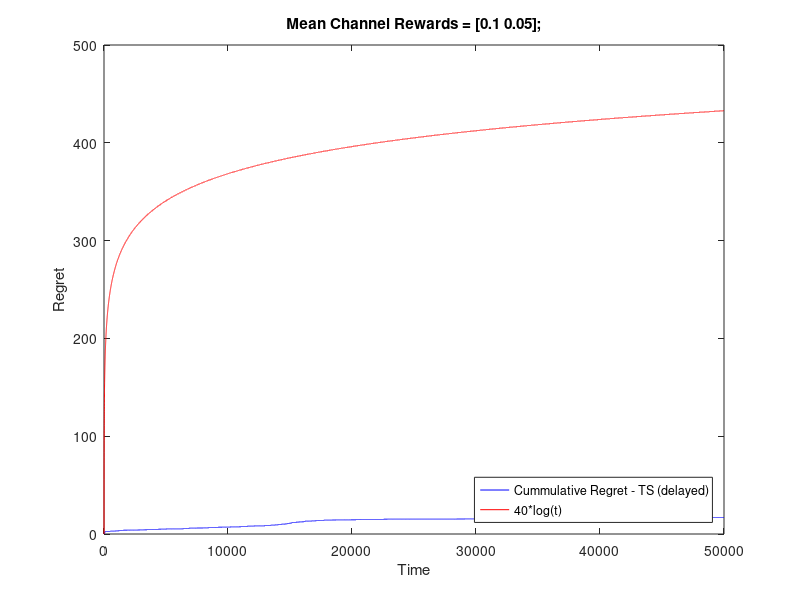

Write MATLAB code to recreate this figure.
%------------------------------------------------------------------------------
% Filename: TS.m
% 
% To simulate performance of a delayed-action Thompson Sampling policy for
% online learning in a multi-armed bandit setting.
%
% This code takes means of reward distributions of different arms (choices) of
% the multi-armed bandit and time horizon to evaluate the policy over.
% The policy is compared with a logarithmic regret bound.
%
% Reference: https://arxiv.org/abs/1505.00553
%
% Author: Naumaan Nayyar
%
% Date: April 4, 2015
%------------------------------------------------------------------------------

close all
clear all
clc

%parameters
N = 2;  % number of arms
true_mean = [0.1,0.05];  % true mean of reward distribution of different arms
T = 50000;  % time horizon
delay = 100;  % delay in feedback, keep using existing data during this period

%initialization
S = zeros(N,1); %number of successes
F = zeros(N,1); %number of failures
Sknown = zeros(N,1); %known number of successes
Fknown = zeros(N,1); %known number of failures
count = zeros(N,1); %number of plays of an arm
a = zeros(T,1);

for i = 1:T
    if(mod(i,delay) == 0)
        Sknown = S;
        Fknown = F;
    end
    thetha = betarnd(Sknown+1,Fknown+1);
    [~,arm] = max(thetha);
    a(i) = arm;
    count(arm) = count(arm) + 1;
    reward_arm = binornd(1,true_mean(arm));
    if (reward_arm == 1)
        S(arm) = S(arm) + 1;
    else
        F(arm) = F(arm) + 1;
    end
end
count = S + F;

%calculations
cumregretTSd = zeros(T,1);

cumregretTSd(1) = 0.1 - true_mean(a(1));
for i = 2:T
    cumregretTSd(i) = cumregretTSd(i-1) + (0.1 - true_mean(a(i)));
end

x = 1:T;
figure,plot(x,cumregretTSd,'-b',x,40*log(x),'-r');
hleg = legend('Cummulative Regret - TS (delayed)','40*log(t)');
set(hleg, 'Location', 'SouthEast')
ylabel('Regret');
xlabel('Time');
title('Mean Channel Rewards = [0.1 0.05];');
